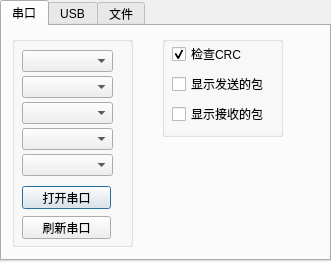
<?xml version="1.0" encoding="UTF-8"?>
<ui version="4.0">
 <class>DialogDataSource</class>
 <widget class="QDialog" name="DialogDataSource">
  <property name="geometry">
   <rect>
    <x>0</x>
    <y>0</y>
    <width>331</width>
    <height>262</height>
   </rect>
  </property>
  <property name="windowTitle">
   <string>数据源</string>
  </property>
  <widget class="QTabWidget" name="tabWidget">
   <property name="geometry">
    <rect>
     <x>0</x>
     <y>0</y>
     <width>331</width>
     <height>261</height>
    </rect>
   </property>
   <property name="currentIndex">
    <number>0</number>
   </property>
   <widget class="QWidget" name="serial">
    <attribute name="title">
     <string>串口</string>
    </attribute>
    <widget class="QGroupBox" name="groupBox">
     <property name="geometry">
      <rect>
       <x>10</x>
       <y>10</y>
       <width>121</width>
       <height>211</height>
      </rect>
     </property>
     <property name="title">
      <string/>
     </property>
     <widget class="QPushButton" name="serial_openClose">
      <property name="geometry">
       <rect>
        <x>10</x>
        <y>150</y>
        <width>89</width>
        <height>23</height>
       </rect>
      </property>
      <property name="text">
       <string>打开串口</string>
      </property>
     </widget>
     <widget class="QWidget" name="serial_setting" native="true">
      <property name="geometry">
       <rect>
        <x>10</x>
        <y>10</y>
        <width>91</width>
        <height>141</height>
       </rect>
      </property>
      <widget class="QWidget" name="verticalLayoutWidget_2">
       <property name="geometry">
        <rect>
         <x>0</x>
         <y>3</y>
         <width>91</width>
         <height>131</height>
        </rect>
       </property>
       <layout class="QVBoxLayout" name="verticalLayout_2">
        <property name="spacing">
         <number>3</number>
        </property>
        <item>
         <widget class="QComboBox" name="serial_port">
          <property name="toolTip">
           <string>可自己填写。</string>
          </property>
          <property name="editable">
           <bool>false</bool>
          </property>
          <property name="currentIndex">
           <number>-1</number>
          </property>
          <property name="duplicatesEnabled">
           <bool>false</bool>
          </property>
         </widget>
        </item>
        <item>
         <widget class="QComboBox" name="serial_baudrate"/>
        </item>
        <item>
         <widget class="QComboBox" name="serial_parity"/>
        </item>
        <item>
         <widget class="QComboBox" name="serial_databits"/>
        </item>
        <item>
         <widget class="QComboBox" name="serial_stopbits"/>
        </item>
       </layout>
      </widget>
     </widget>
     <widget class="QPushButton" name="serial_refresh">
      <property name="geometry">
       <rect>
        <x>10</x>
        <y>180</y>
        <width>89</width>
        <height>23</height>
       </rect>
      </property>
      <property name="text">
       <string>刷新串口</string>
      </property>
     </widget>
    </widget>
    <widget class="QGroupBox" name="groupBox_2">
     <property name="geometry">
      <rect>
       <x>160</x>
       <y>10</y>
       <width>121</width>
       <height>101</height>
      </rect>
     </property>
     <property name="title">
      <string/>
     </property>
     <widget class="QCheckBox" name="serial_checkCrc">
      <property name="geometry">
       <rect>
        <x>10</x>
        <y>10</y>
        <width>71</width>
        <height>16</height>
       </rect>
      </property>
      <property name="text">
       <string>检查CRC</string>
      </property>
      <property name="checked">
       <bool>true</bool>
      </property>
     </widget>
     <widget class="QCheckBox" name="cbPrintTransmitPacket">
      <property name="geometry">
       <rect>
        <x>10</x>
        <y>40</y>
        <width>101</width>
        <height>16</height>
       </rect>
      </property>
      <property name="text">
       <string>显示发送的包</string>
      </property>
     </widget>
     <widget class="QCheckBox" name="cbPrintReceivePacket">
      <property name="geometry">
       <rect>
        <x>10</x>
        <y>70</y>
        <width>101</width>
        <height>16</height>
       </rect>
      </property>
      <property name="text">
       <string>显示接收的包</string>
      </property>
     </widget>
    </widget>
   </widget>
   <widget class="QWidget" name="usb">
    <attribute name="title">
     <string>USB</string>
    </attribute>
    <widget class="QComboBox" name="usbHid">
     <property name="geometry">
      <rect>
       <x>10</x>
       <y>10</y>
       <width>89</width>
       <height>20</height>
      </rect>
     </property>
     <property name="toolTip">
      <string>可自己填写。</string>
     </property>
     <property name="editable">
      <bool>false</bool>
     </property>
     <property name="currentIndex">
      <number>-1</number>
     </property>
     <property name="duplicatesEnabled">
      <bool>false</bool>
     </property>
    </widget>
    <widget class="QPushButton" name="usb_refresh">
     <property name="geometry">
      <rect>
       <x>220</x>
       <y>10</y>
       <width>89</width>
       <height>23</height>
      </rect>
     </property>
     <property name="text">
      <string>刷新USB</string>
     </property>
    </widget>
    <widget class="QPushButton" name="usb_openClose">
     <property name="geometry">
      <rect>
       <x>120</x>
       <y>10</y>
       <width>89</width>
       <height>23</height>
      </rect>
     </property>
     <property name="text">
      <string>打开USB</string>
     </property>
    </widget>
    <widget class="QLineEdit" name="usb_path">
     <property name="geometry">
      <rect>
       <x>10</x>
       <y>40</y>
       <width>291</width>
       <height>20</height>
      </rect>
     </property>
     <property name="readOnly">
      <bool>true</bool>
     </property>
    </widget>
   </widget>
   <widget class="QWidget" name="file">
    <attribute name="title">
     <string>文件</string>
    </attribute>
    <widget class="QGroupBox" name="file_pathGroup">
     <property name="enabled">
      <bool>true</bool>
     </property>
     <property name="geometry">
      <rect>
       <x>8</x>
       <y>9</y>
       <width>161</width>
       <height>81</height>
      </rect>
     </property>
     <property name="title">
      <string>文件路径</string>
     </property>
     <widget class="QPushButton" name="file_selectFile">
      <property name="geometry">
       <rect>
        <x>70</x>
        <y>50</y>
        <width>81</width>
        <height>23</height>
       </rect>
      </property>
      <property name="text">
       <string>选择文件</string>
      </property>
     </widget>
     <widget class="QLineEdit" name="file_path">
      <property name="geometry">
       <rect>
        <x>10</x>
        <y>20</y>
        <width>141</width>
        <height>20</height>
       </rect>
      </property>
     </widget>
    </widget>
    <widget class="QGroupBox" name="file_optionGroup">
     <property name="geometry">
      <rect>
       <x>8</x>
       <y>96</y>
       <width>161</width>
       <height>51</height>
      </rect>
     </property>
     <property name="minimumSize">
      <size>
       <width>0</width>
       <height>20</height>
      </size>
     </property>
     <property name="title">
      <string>选项</string>
     </property>
     <widget class="QLabel" name="label">
      <property name="geometry">
       <rect>
        <x>10</x>
        <y>20</y>
        <width>81</width>
        <height>16</height>
       </rect>
      </property>
      <property name="text">
       <string>时标周期(ms):</string>
      </property>
     </widget>
     <widget class="QLineEdit" name="file_period">
      <property name="geometry">
       <rect>
        <x>90</x>
        <y>20</y>
        <width>31</width>
        <height>20</height>
       </rect>
      </property>
      <property name="inputMask">
       <string>0009; </string>
      </property>
      <property name="text">
       <string>30</string>
      </property>
     </widget>
    </widget>
    <widget class="QGroupBox" name="file_ctrlGroup">
     <property name="geometry">
      <rect>
       <x>178</x>
       <y>8</y>
       <width>121</width>
       <height>81</height>
      </rect>
     </property>
     <property name="title">
      <string>控制</string>
     </property>
     <widget class="QPushButton" name="file_startStop">
      <property name="geometry">
       <rect>
        <x>20</x>
        <y>20</y>
        <width>91</width>
        <height>21</height>
       </rect>
      </property>
      <property name="text">
       <string>开始</string>
      </property>
     </widget>
     <widget class="QPushButton" name="file_pauseContinue">
      <property name="enabled">
       <bool>false</bool>
      </property>
      <property name="geometry">
       <rect>
        <x>20</x>
        <y>50</y>
        <width>91</width>
        <height>23</height>
       </rect>
      </property>
      <property name="text">
       <string>暂停</string>
      </property>
     </widget>
    </widget>
   </widget>
  </widget>
 </widget>
 <tabstops>
  <tabstop>serial_openClose</tabstop>
  <tabstop>serial_port</tabstop>
  <tabstop>serial_baudrate</tabstop>
  <tabstop>serial_parity</tabstop>
  <tabstop>serial_databits</tabstop>
  <tabstop>serial_stopbits</tabstop>
  <tabstop>serial_checkCrc</tabstop>
  <tabstop>tabWidget</tabstop>
  <tabstop>file_startStop</tabstop>
  <tabstop>file_selectFile</tabstop>
  <tabstop>file_period</tabstop>
  <tabstop>file_pauseContinue</tabstop>
  <tabstop>file_path</tabstop>
 </tabstops>
 <resources/>
 <connections/>
</ui>
